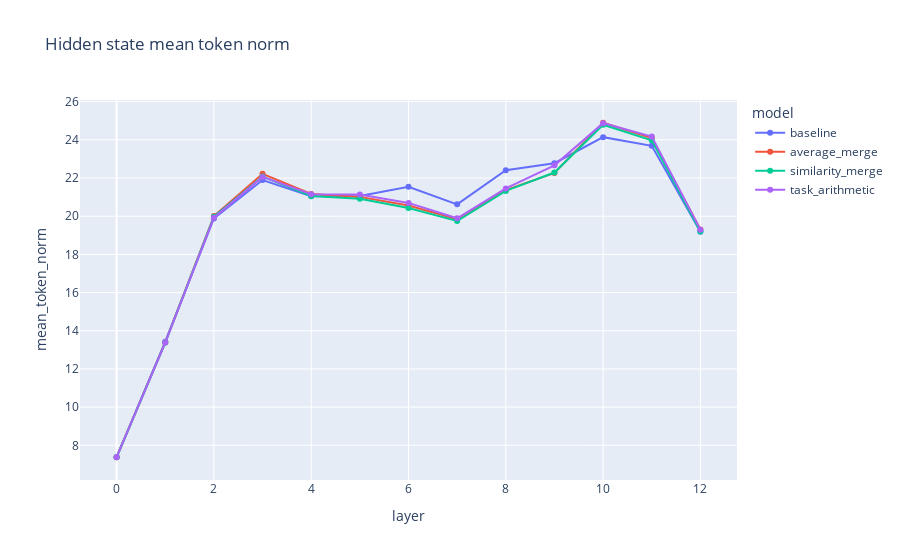

The notebook cell saved with this chart:
### Code cell
if not hidden_df.empty:
    fig = px.line(
        hidden_df,
        x="layer",
        y="mean_token_norm",
        color="model",
        markers=True,
        title="Hidden state mean token norm",
    )
    fig.show()

### Figure 1 — Plotly figure (JSON) as saved in the notebook; plotly's stock layout.template omitted (floating-point values rounded to 4 significant figures)
{"data": [{"hovertemplate": "model=baseline<br>layer=%{x}<br>mean_token_norm=%{y}<extra></extra>", "legendgroup": "baseline", "line": {"color": "#636efa", "dash": "solid"}, "marker": {"symbol": "circle"}, "mode": "lines+markers", "name": "baseline", "orientation": "v", "showlegend": true, "type": "scatter", "x": [0, 1, 2, 3, 4, 5, 6, 7, 8, 9, 10, 11, 12], "xaxis": "x", "y": [7.383, 13.43, 19.88, 21.89, 21.05, 21.06, 21.54, 20.62, 22.41, 22.78, 24.14, 23.69, 19.19], "yaxis": "y"}, {"hovertemplate": "model=average_merge<br>layer=%{x}<br>mean_token_norm=%{y}<extra></extra>", "legendgroup": "average_merge", "line": {"color": "#EF553B", "dash": "solid"}, "marker": {"symbol": "circle"}, "mode": "lines+markers", "name": "average_merge", "orientation": "v", "showlegend": true, "type": "scatter", "x": [0, 1, 2, 3, 4, 5, 6, 7, 8, 9, 10, 11, 12], "xaxis": "x", "y": [7.376, 13.39, 20.01, 22.22, 21.16, 21.01, 20.56, 19.84, 21.36, 22.27, 24.9, 24.09, 19.3], "yaxis": "y"}, {"hovertemplate": "model=similarity_merge<br>layer=%{x}<br>mean_token_norm=%{y}<extra></extra>", "legendgroup": "similarity_merge", "line": {"color": "#00cc96", "dash": "solid"}, "marker": {"symbol": "circle"}, "mode": "lines+markers", "name": "similarity_merge", "orientation": "v", "showlegend": true, "type": "scatter", "x": [0, 1, 2, 3, 4, 5, 6, 7, 8, 9, 10, 11, 12], "xaxis": "x", "y": [7.375, 13.38, 19.98, 22.08, 21.05, 20.91, 20.43, 19.75, 21.33, 22.29, 24.79, 23.98, 19.2], "yaxis": "y"}, {"hovertemplate": "model=task_arithmetic<br>layer=%{x}<br>mean_token_norm=%{y}<extra></extra>", "legendgroup": "task_arithmetic", "line": {"color": "#ab63fa", "dash": "solid"}, "marker": {"symbol": "circle"}, "mode": "lines+markers", "name": "task_arithmetic", "orientation": "v", "showlegend": true, "type": "scatter", "x": [0, 1, 2, 3, 4, 5, 6, 7, 8, 9, 10, 11, 12], "xaxis": "x", "y": [7.378, 13.38, 19.92, 22.06, 21.15, 21.13, 20.7, 19.89, 21.46, 22.66, 24.87, 24.17, 19.3], "yaxis": "y"}], "layout": {"legend": {"title": {"text": "model"}, "tracegroupgap": 0}, "title": {"text": "Hidden state mean token norm"}, "xaxis": {"anchor": "y", "domain": [0, 1], "title": {"text": "layer"}}, "yaxis": {"anchor": "x", "domain": [0, 1], "title": {"text": "mean_token_norm"}}}}
